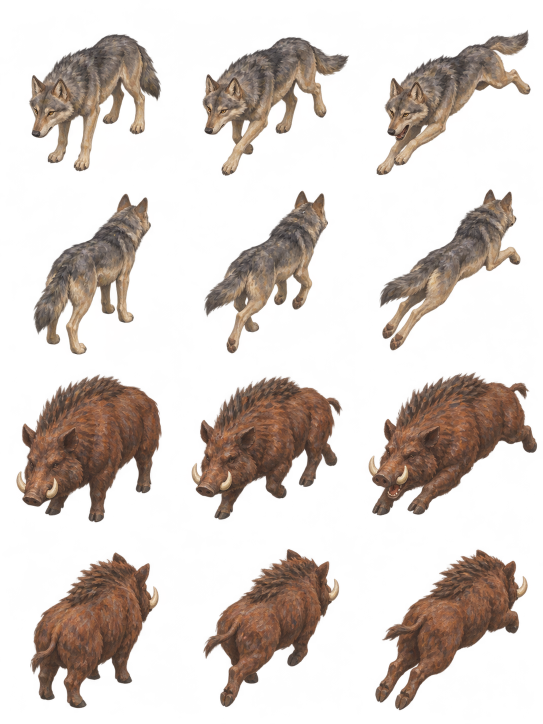
#> input picture art/originals/beasts.png, 1086 x 1448 px, given in place of figures.png, which was not available (shown at 1/2 size)
$ python pack_originals.py
#> lines starting #> are read from the running program, lines starting #| are printed output that depends on the picture; after the words box and inside, x2 and y2 are one past the last pixel; in counts of white or black regions, pixels touching at a corner belong together
"""Register approved, transparent character drawings on a common ground baseline."""
from pathlib import Path
from PIL import Image, ImageOps

ROOT = Path(__file__).resolve().parents[2]
SRC = ROOT / 'art/originals'
OUT = ROOT / 'prototype/art/original'
(OUT/'actors').mkdir(parents=True,exist_ok=True)


def split(sheet, count, axis):
    # Find the quietest gutter near each expected division; long spears cross cell centres.
    alpha = sheet.getchannel('A').point(lambda x: 255 if x>60 else 0)
    if axis == 'y':
        alpha = alpha.transpose(Image.Transpose.TRANSPOSE)
    density = list(alpha.resize((alpha.width,1),Image.Resampling.BOX).getdata())
    cuts = [0]
    for i in range(1,count):
        pos = alpha.width*i/count
        radius = alpha.width/count*.24
        cuts.append(min(range(round(pos-radius),round(pos+radius)),key=lambda x:(density[x],abs(x-pos))))
    cuts.append(alpha.width)
    if axis=='y':
        return [sheet.crop((0,a,sheet.width,b)) for a,b in zip(cuts,cuts[1:])]
    return [sheet.crop((a,0,b,sheet.height)) for a,b in zip(cuts,cuts[1:])]


def rows(name, count):
    return split(Image.open(SRC/(name+'.png')).convert('RGBA'),count,'y')


def register(name, directions, flip=False):
    frames = []
    for direction in directions:
        cut = []
        for pose in direction:
            pose = ImageOps.mirror(pose) if flip else pose.copy()
            alpha = pose.getchannel('A')
            pose.putalpha(alpha.point(lambda x: 0 if x<20 else x))
            cut.append(pose.crop(alpha.point(lambda x:255 if x>40 else 0).getbbox()))
        frames.append(cut)
    if len(frames[0]) == 5:
        # The supplemental key sheet was painted at a larger scale than the turnaround.
        # Register both keys together so the crouch-to-recovery change is preserved.
        for row in frames:
            factor = row[0].height*.86 / max(p.height for p in row[3:])
            row[3:] = [p.resize((round(p.width*factor),round(p.height*factor)),Image.Resampling.LANCZOS) for p in row[3:]]
    # Use one common scale so crouching and lunging retain their drawn proportions.
    scale = min(208/frames[0][0].height, min(311/p.width for row in frames for p in row),
                min(230/p.height for row in frames for p in row))
    if name == 'atalanta':
        # In the approved carry drawings she looks the opposite way to the
        # full draw. Keep grip and nose on the firing side at the handoff.
        for row in frames:
            row[:2] = [ImageOps.mirror(p) for p in row[:2]]
        for i,ratio in [(1,186/218), (2,186/200)]:
            p = frames[1][i]
            frames[1][i] = p.resize((round(p.width*ratio), round(p.height*ratio)),Image.Resampling.LANCZOS)
    if name == 'heracles':
        # The reverse source row includes fragments of the figure above it.
        import cv2
        import numpy as np
        for i in (1, 2):
            pose = frames[1][i]
            alpha = np.asarray(pose.getchannel('A'))
            _, labels, stats, _ = cv2.connectedComponentsWithStats((alpha > 0).astype('uint8'))
            body = labels == (1 + np.argmax(stats[1:, cv2.CC_STAT_AREA]))
            pose.putalpha(Image.fromarray(np.where(body, alpha, 0).astype('uint8')))
            frames[1][i] = pose.crop(pose.getbbox())
    if name in ('hero','heracles'):
        # Reverse walk and alternate strike came from a larger drawing sheet.
        # Match the walk-to-idle height ratio of the front view, then use the
        # same scale for BOTH drawings so their authored pose change survives.
        front, back = frames
        ratio = (front[1].height / front[0].height) * back[0].height / back[1].height
        back[1:3] = [p.resize((round(p.width*ratio),round(p.height*ratio)),
                              Image.Resampling.LANCZOS) for p in back[1:3]]
    if name in ('hero','wolf'):
        gait = Image.open(SRC/(name+'-gait.png')).convert('RGBA')
        # The spear sheet has a translucent neutral wash outside its painted silhouettes.
        if name == 'hero':
            gait.putalpha(gait.getchannel('A').point(lambda a: max(0,min(255,(a-138)*3))))
        for row,source in zip(frames,split(gait,2,'y')):
            steps = []
            for cell in split(source,6,'x'):
                mask = cell.getchannel('A').point(lambda a: 255 if a>75 else 0)
                steps.append(cell.crop(mask.getbbox()))
            factor = min(row[1].height / max(p.height for p in steps),
                         311/(scale*max(p.width for p in steps)))
            row.extend(p.resize((round(p.width*factor),round(p.height*factor)),Image.Resampling.LANCZOS) for p in steps)
        for row,source in zip(frames,rows(name+'-attack',2)):
            attack = []
            for cell in split(source,4,'x'):
                bounds = cell.getchannel('A').point(lambda a: 255 if a>65 else 0).getbbox()
                attack.append(cell.crop(bounds))
            factor = min(row[0].height/max(p.height for p in attack),
                         311/(scale*max(p.width for p in attack)))
            row.extend(p.resize((round(p.width*factor),round(p.height*factor)),Image.Resampling.LANCZOS) for p in attack)
    sheet = Image.new('RGBA',(320*len(frames[0]),512))
    for j,row in enumerate(frames):
        for i,p in enumerate(row):
            p=p.resize((max(1,round(p.width*scale)),max(1,round(p.height*scale))),Image.Resampling.LANCZOS)
            sheet.alpha_composite(p,(i*320+(320-p.width)//2,j*256+240-p.height))
    sheet.save(OUT/'actors'/(name+'.png'))


front,back,keys=rows('figures',4),rows('reverse',4),rows('strike-keys',4)
#> in split, `alpha = sheet.getchannel('A').point(lambda x: 255 if x>60 else 0)`: alpha: PIL image 1086x1448 L; 31% white; 12 white regions, largest, box (x1, y1, x2, y2) and area: (33, 749, 323, 1045) 54757, (737, 745, 1074, 1031) 53912, (383, 753, 684, 1039) 49958
#> in split, `alpha = alpha.transpose(Image.Transpose.TRANSPOSE)`:
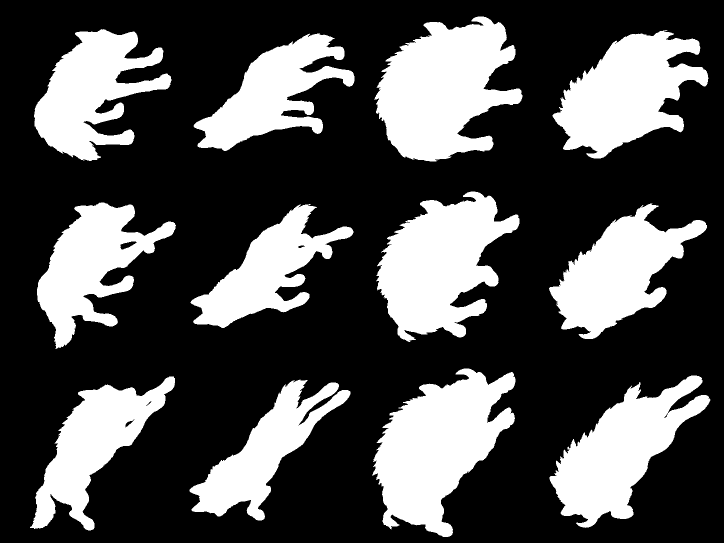
#> alpha: PIL image 1448x1086 L (shown at 1/2 size); 31% white; 12 white regions, largest, box (x1, y1, x2, y2) and area: (749, 33, 1045, 323) 54757, (745, 737, 1031, 1074) 53912, (753, 383, 1039, 684) 49958
#> in split, `density = list(alpha.resize((alpha.width,1),Image.Resampling.BOX).getd..`: density = 1448 values, max 197 at index 862, min 0 at index 0, mean 78.99
#> after the loop in split, `for i in range(1,count):`: cuts = [0, 362, 724, 1086]
#> call 2 of rows, with name = 'reverse', count = 4
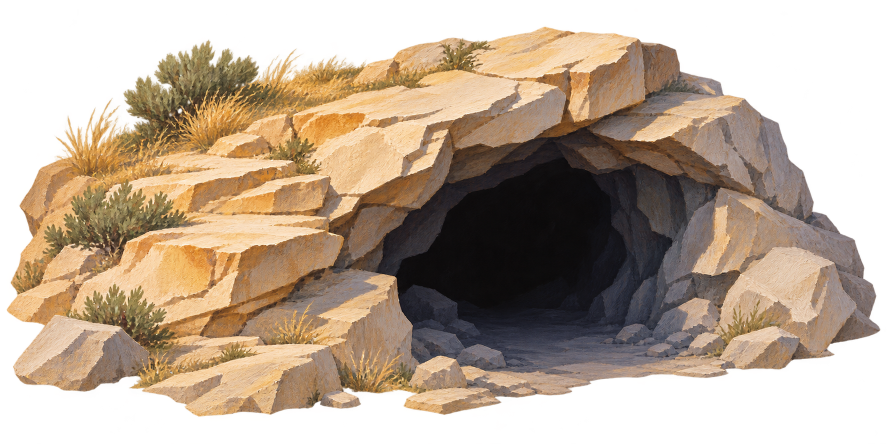
#> input picture art/originals/cave.png, 1774 x 887 px, given in place of reverse.png, which was not available (shown at 1/2 size)
#> in split (call 2), `alpha = sheet.getchannel('A').point(lambda x: 255 if x>60 else 0)`: alpha: PIL image 1774x887 L; 65.7% white; 28 black regions (22 under 20 px), largest, box (x1, y1, x2, y2) and area: (0, 0, 1774, 887) 539364, (175, 248, 184, 294) 269, (548, 137, 554, 158) 57, (356, 218, 363, 226) 41, (540, 149, 544, 160) 25, (223, 264, 227, 275) 22
#> in split (call 2), `alpha = alpha.transpose(Image.Transpose.TRANSPOSE)`: alpha: PIL image 887x1774 L; 65.7% white; 28 black regions (22 under 20 px), largest, box (x1, y1, x2, y2) and area: (0, 0, 887, 1774) 539364, (248, 175, 294, 184) 269, (137, 548, 158, 554) 57, (218, 356, 226, 363) 41, (149, 540, 160, 544) 25, (264, 223, 275, 227) 22
for i,name in enumerate(('hero','atalanta','heracles','lion')):
    poses=split(front[i],4,'x')
#> call 4 of split, with count = 4, axis = 'x'
#> in split (call 4), `alpha = sheet.getchannel('A').point(lambda x: 255 if x>60 else 0)`:
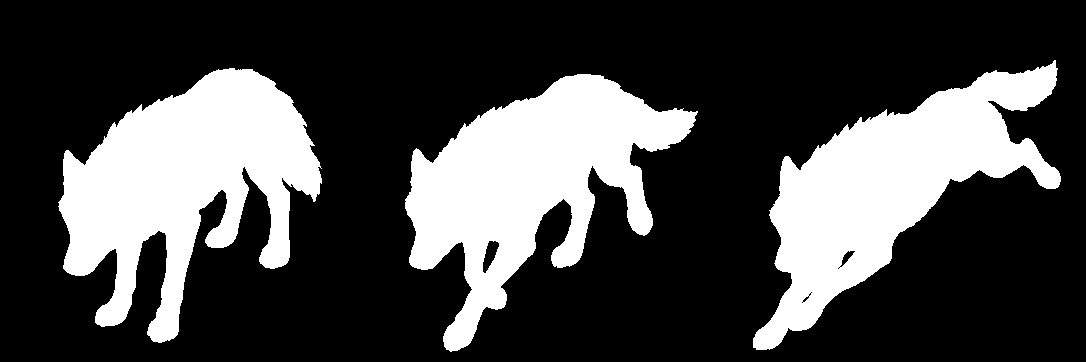
#> alpha: PIL image 1086x362 L; 27.3% white; 3 white regions, box (x1, y1, x2, y2) and area: (58, 68, 322, 343) 37399, (405, 74, 698, 352) 35689, (753, 60, 1061, 350) 34138
#> in split (call 4), `density = list(alpha.resize((alpha.width,1),Image.Resampling.BOX).getd..`: density = 1086 values, max 172 at index 168, min 0 at index 0, mean 69.55
#> after the loop in split (call 4), `for i in range(1,count):`: cuts = [0, 322, 595, 752]
#> poses = 4 items
    directions=[poses[:3],[poses[3],*split(back[i],2,'x')]]
#> in split (call 5), `alpha = sheet.getchannel('A').point(lambda x: 255 if x>60 else 0)`:
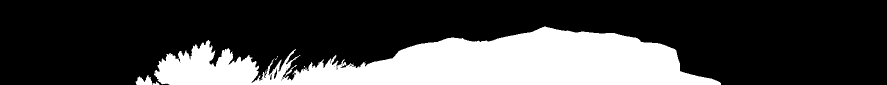
#> alpha: PIL image 1774x170 L (shown at 1/2 size); 25.9% white; 9 white regions (6 under 20 px), largest, box (x1, y1, x2, y2) and area: (308, 53, 1442, 170) 77521, (271, 150, 304, 170) 417, (305, 163, 319, 170) 54
#> in split (call 5), `density = list(alpha.resize((alpha.width,1),Image.Resampling.BOX).getd..`: density = 1774 values, max 175 at index 1088, min 0 at index 0, mean 65.8
#> after the loop in split (call 5), `for i in range(1,count):`: cuts = [0, 713]
    if name in ('hero','lion'):
        start=0 if name=='hero' else 2
        for j in (0,1):
            directions[j].extend(split(keys[start+j],2,'x'))
#> this loop made 2 passes
#> pass 2, in split (call 7), `alpha = sheet.getchannel('A').point(lambda x: 255 if x>60 else 0)`:
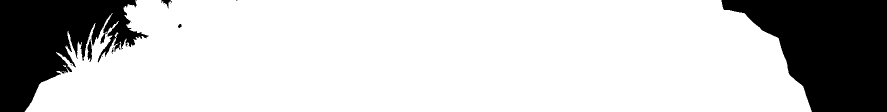
#> alpha: PIL image 1774x224 L (shown at 1/2 size); 78.4% white; 15 black regions (9 under 20 px), largest, box (x1, y1, x2, y2) and area: (1443, 0, 1774, 224) 48768, (0, 0, 297, 224) 36624, (175, 78, 184, 124) 269, (322, 0, 344, 17) 135, (356, 48, 363, 56) 41, (223, 94, 227, 105) 22
    register(name,directions)
#> in register, `frames = []`: frames = []
#> the loop in register, `for direction in directions:` made 2 passes
#> after the loop in register, `for direction in directions:`:
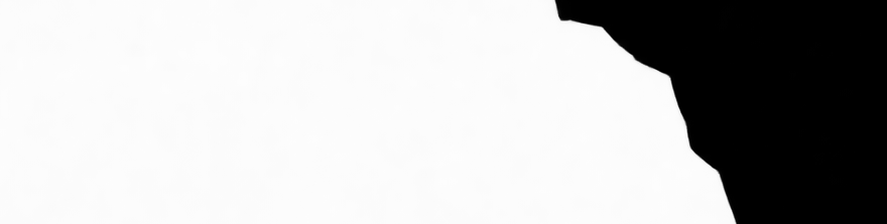
#> alpha: PIL image 887x224 L; min 0, max 255, mean 189.8
#> after the loop in register, `for direction in directions:`:
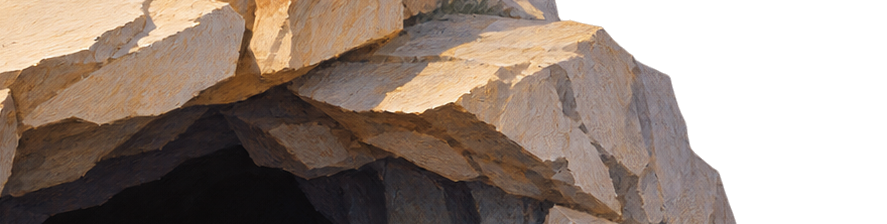
#> pose: PIL image 887x224 RGBA; mean R, G, B, A 91.7, 75.8, 64.4, 189.8; transparent parts drawn white
#> after the loop in register, `for direction in directions:`: frames = 2 items
#> the loop in register, `for row in frames:` made 2 passes
#> factor on passes 1 to 2: 2.02, 1.11
#> in register, `scale = min(208/frames[0][0].height, min(311/p.width for row in frames..`: scale = 0.211
#> in register, `front, back = frames`: front = 5 items
#> (the run stopped early here; a loop or call above may not have finished)
